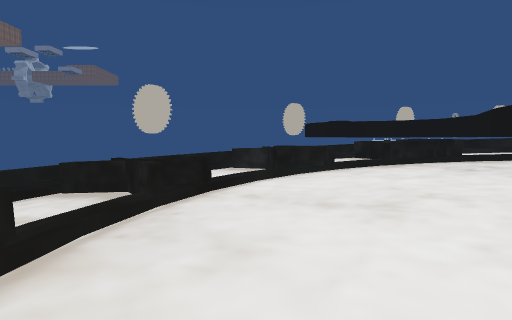
[1] (above)

12 first-person views from a walk through a 3-D level made in the Unity game engine. The camera is 1.2 m above the floor, tilts 4° down and sees 80° across. The floor is counted in squares, 2 m on a side. Each view is taken from the middle of a square. On the plan, view 1 faces up. The plan holds only what a view shows up to about 9 squares ahead; the rest is blank. The place goes on beyond the plan. The player character is not drawn. Some surface patterns are stand-ins.

[2]
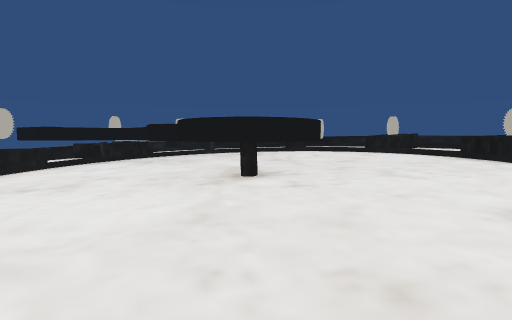

[3]
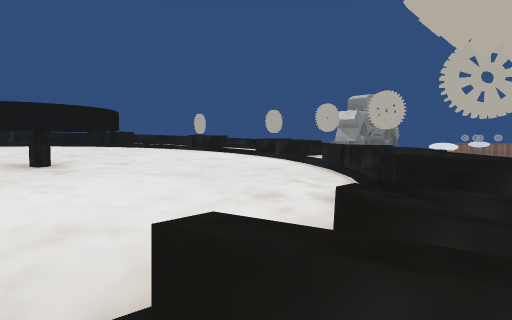

[4]
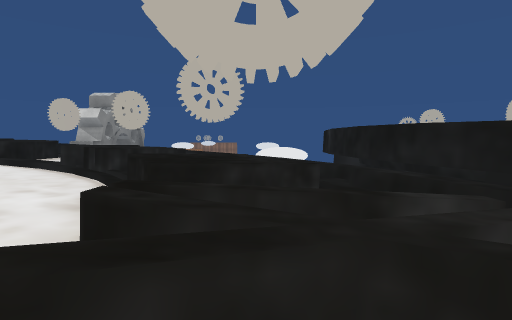

[5]
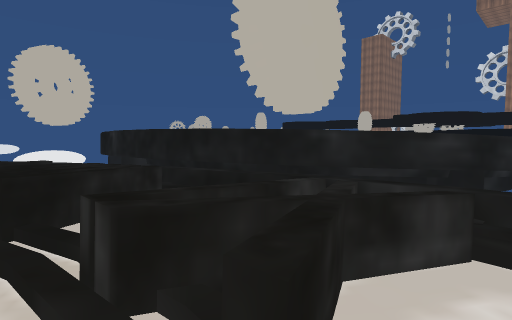

[6]
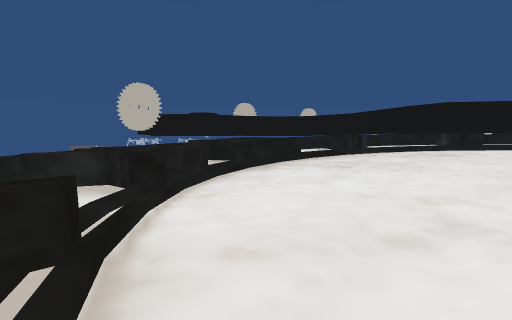

[7]
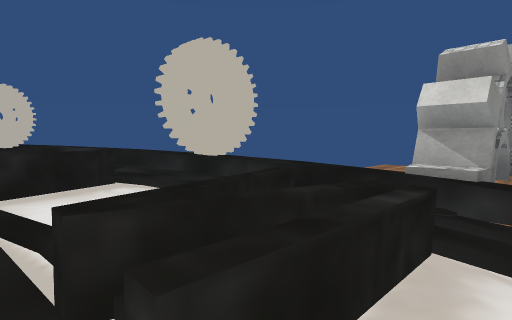

[8]
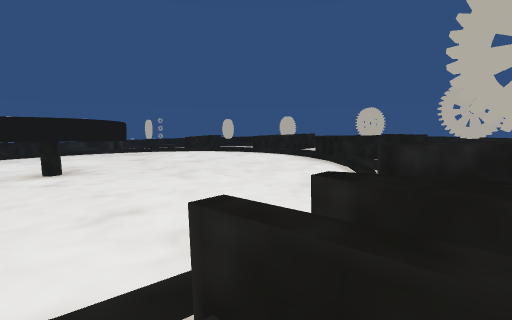

[9]
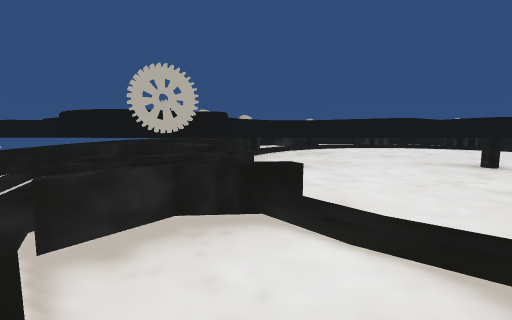

[10]
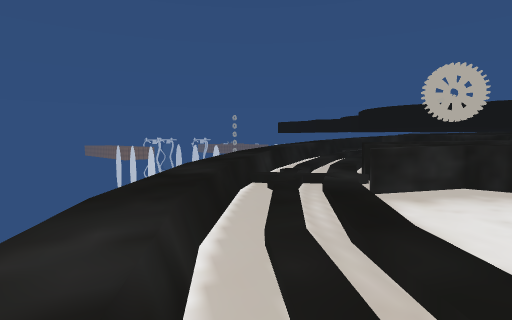

[11]
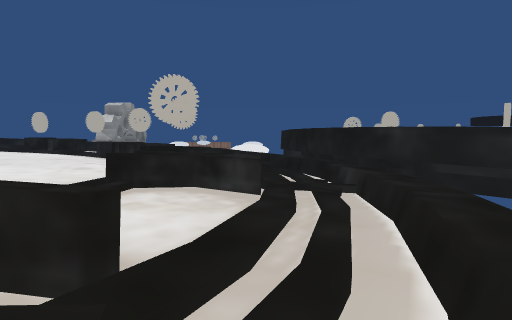

[12]
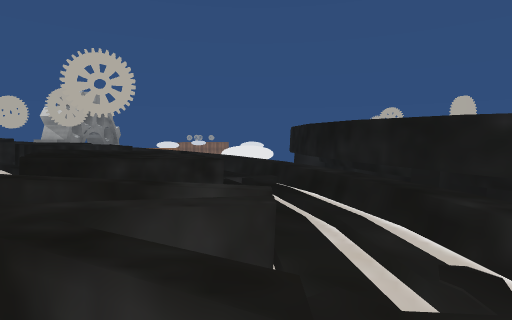

### Floor plan
Key: @ floor where view 1 was taken; # wall or solid block; x gap in a wall; . main floor; : floor 0.25 m higher than the main floor; - floor 0.25 m lower than the main floor; + floor 0.5 m higher than the main floor; _ floor 0.5 m lower than the main floor; * floor 0.75 m higher than the main floor; % floor 1 m higher than the main floor; / step, stairs or slope; = window, fence, low wall or low ledge; ^ raised ledge.
Columns run from 7 left of view 1 to 9 right of it. Each row starts with its distance up from view 1.
  8        :x####%
  7       /-.##^=+/
  6      /.=x#^^#=+/
  5     /---=.^:=#+*
  4     _=--..^:::+=
  3    /-_=-..#:::=#
  2    /__---.#:::++
  1 #  _==---.^^::+==
  0 ^^ /__=@-...::+++
 -1  ^#/-==--...::=#
 -2   ^x-==.-...:+:=
 -3 # ^#-==#=..:=#
 -4 ^  ^ _==#.=.:=
 -5    ^     .=::+
 -6 ^^ ^     /x/#
 -7    ^     .#==
 -8           #
 -9           #
-10           #

Where each view was taken, in squares from view 1:
view 1: 0 up, 0 right, facing up
view 2: 2 down, 0 right, facing up-right
view 3: 2 up, 2 left, facing down-right
view 4: 2 up, 2 left, facing down
view 5: 2 up, 1 left, facing down-left
view 6: 2 up, 1 left, facing up-right
view 7: 3 down, 2 right, facing down-right
view 8: 4 down, 2 right, facing up-right
view 9: 5 up, 2 left, facing right
view 10: 5 up, 3 left, facing up-right
view 11: 5 up, 3 left, facing down
view 12: 2 up, 3 left, facing down
